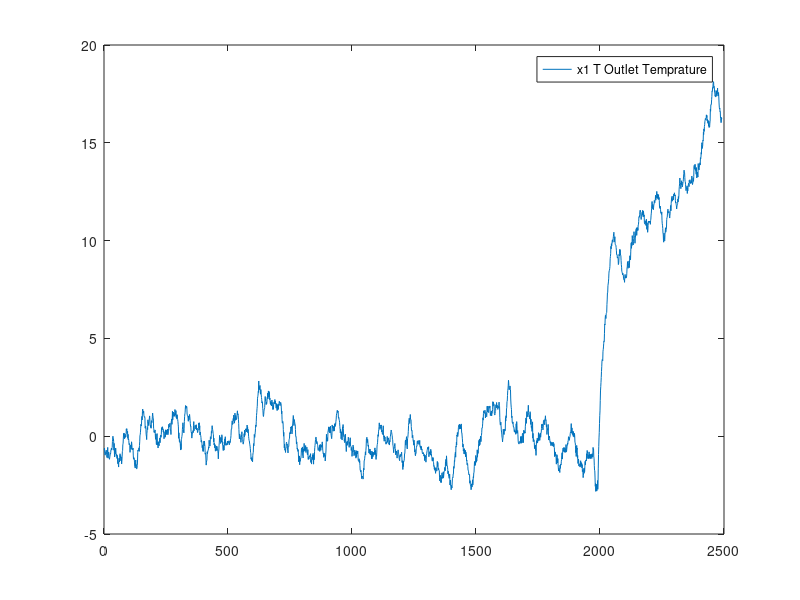
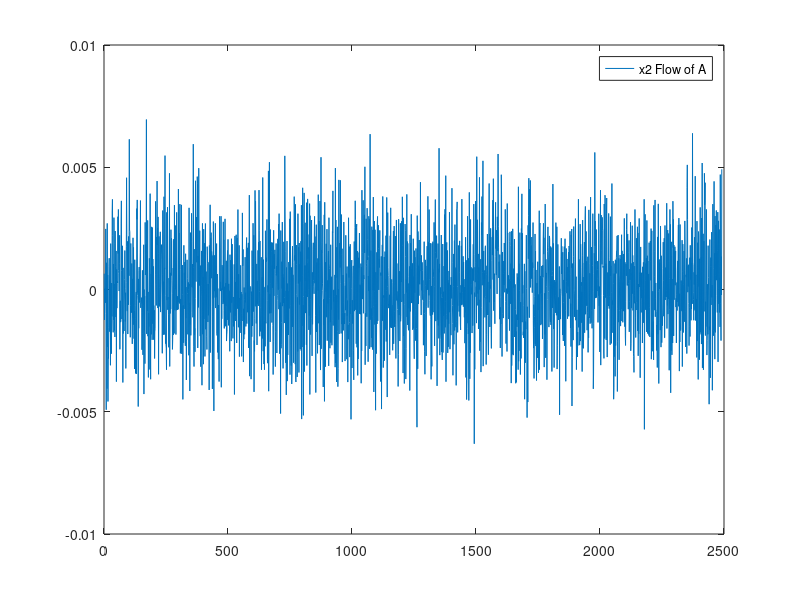
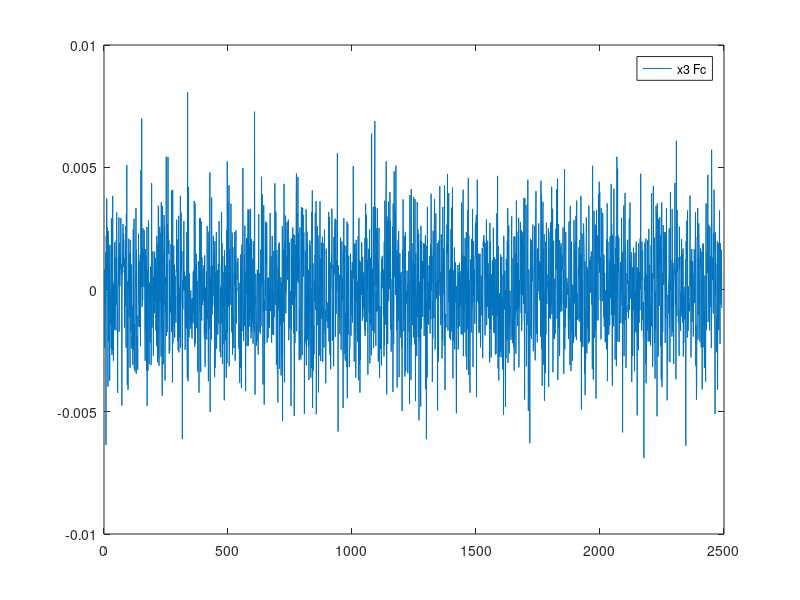
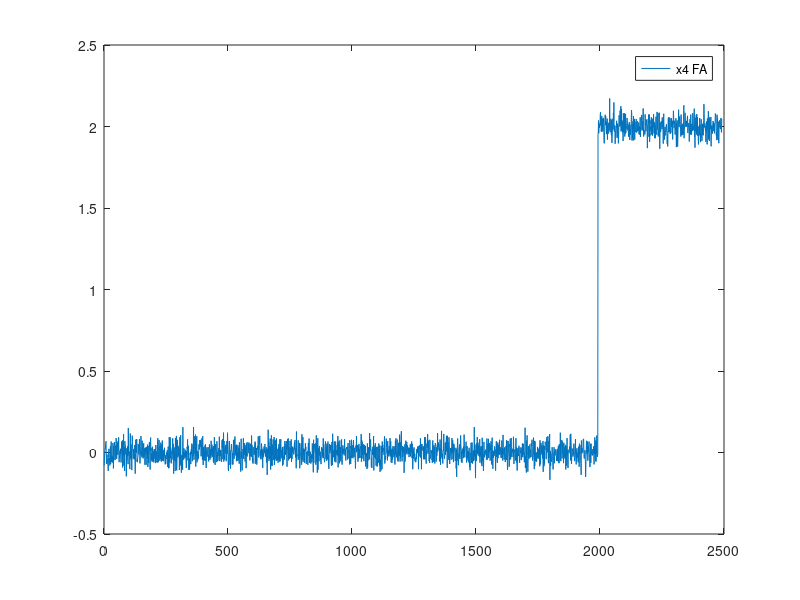

Write MATLAB code to recreate these figures, in order.
clc;clear all;close all;
%% Simulation for Continuous Stired Tank system
% Bahador Rashidi Feb 2017
%%
tf=25;
T=0.01;
N=ceil(tf/T);

%% Parameters


V=1;
ro=10^6;
ro_c=10^6;
E_R=8330.1;
Cp=1;
CPc=1;
b=0.5;
K0_initial=10^10;
a=1.678*10^6;
Delta_H=-1.3*10^7;
% F=1; %???

%% Initial Conditions
x1=zeros(1,N)+368.25;
x1d=zeros(1,N);
x2=zeros(1,N)+0.8;
x2d=zeros(1,N);
x3=zeros(1,N)+15;
x4=zeros(1,N)+0.1;
x5=zeros(1,N)+0.9;
x6=zeros(1,N)+365;
x7=zeros(1,N)+370;
x8=zeros(1,N)+19.1;
x9=zeros(1,N)+0.1;



a1=zeros(1,N);
a2=zeros(1,N);

time=[0,1*T,2*T,3*T];
int_e=zeros(1,N);
error=zeros(1,N);

D5=zeros(1,N);
D6=zeros(1,N);
D7=zeros(1,N);
D8=zeros(1,N);
D9=zeros(1,N);

e=normrnd(0,1,7,N);
mt=normrnd(0,1,9,N);

%%
i=1;
Ca0(i)=(x8(i)*x4(i) + x9(i)*x5(i))/(x4(i)+x5(i));
K0(i)=(1-i*(10^-4))*K0_initial;
x1d(1)=(1/(V*ro*Cp))* ( ro*Cp*(x4(i)+x5(i))*(x7(i)-x1(i)) - (x1(i)-x6(i))*(a2(i)*a*x3(i)^(b+1))/(x3(i)+(a2(i)*a*x3(i)^b)/(2*ro_c*(CPc))) + (-Delta_H)*V*a1(i)*K0_initial*exp((-E_R/x1(i)))*x2(i) );
x2d(i)=((x4(i)+x5(i))/V)*Ca0(i) - ((x4(i)+x5(i))/V)*x2(i) - K0(i)*exp((-E_R/x1(i)))*x2(i);
i=2;
Ca0(i)=(x8(i)*x4(i) + x9(i)*x5(i))/(x4(i)+x5(i));
K0(i)=(1-i*(10^-4))*K0_initial;
x1d(2)=(1/(V*ro*Cp))* ( ro*Cp*x4(i)*(x7(i)-x1(i)) - (x1(i)-x6(i))*(a2(i)*a*x3(i)^(b+1))/(x3(i)+(a2(i)*a*x3(i)^b)/(2*ro_c(CPc))) + (-Delta_H)*V*a1(i)*K0_initial*exp((-E_R/x1(i))) *x2(i));
x2d(i)=(x4(i)/V)*Ca0(i) - (x4(i)/V)*x2(i) - K0(i)*exp((-E_R/x1(i)))*x2(i);


for i=2:N
    
    time(i)=(i-1)*T;
    
    if i>2
    x1(i)=x1(i-1) + 3*T/2*x1d(i-1) -T/2*x1d(i-2); % T
    x2(i)=x2(i-1) + 3*T/2*x2d(i-1) -T/2*x2d(i-2); % Ca
    end
    
%     D5(i)=0.9*D5(i) + ((0.19*0.01)^0.5)*e(1,i);
%     D6(i)=0.9*D6(i) + ((0.475*0.1)^0.5)*e(2,i);
%     D7(i)=0.9*D7(i) + ((0.475*0.1)^0.5)*e(3,i);
%     D8(i)=0.9*D8(i) + ((0.475*0.1)^0.5)*e(4,i);
%     D9(i)=0.5*D9(i) + ((1.875*0.001)^0.5)*e(5,i);


    a1(i)=0.9*a1(i-1)+ e(6,i)*(0.19*0.01)^(0.5);
    a2(i)=0.95*a2(i-1)+ e(7,i)*(0.0975*0.01)^(0.5);

    x1(i) =  x1(i) + ((4*10^(-4))^0.5)*mt(1,i); 
    x2(i) =  x2(i) + ((2.5*10^(-5))^0.5)*mt(2,i); 
    x3(i) =  x3(i) + ((1*10^(-2))^0.5)*mt(3,i); % Fc   %feed concentration?
    x4(i) =  x4(i) + ((4*10^(-6))^0.5)*mt(4,i); % Fa
    
    x5(i) = x5(i) + ((4*10^(-6))^0.5)*mt(5,i) + D5(i); % Fs
    x6(i) = x6(i) + ((2.5*10^(-3))^0.5)*mt(6,i) + D6(i); % Tc 
    x7(i) = x7(i) + ((2.5*10^(-3))^0.5)*mt(7,i) + D7(i); % T0
    x8(i) = x8(i) + ((1*10^(-2))^0.5)*mt(8,i) + D8(i); % Caa
    x9(i) = x9(i) + ((2.5*10^(-5))^0.5)*mt(9,i) + D9(i); % Cas
    
   
    
    %% FAult introduction to the system
    
    if i>2000
    x6(i) = x6(i)+2;
    end
% %     
%     if i>2000
%         x7(i) = x7(i) + 5;
%     end

%       if i>2000
%         x4(i) = x4(i) + 0.09;
%         x5(i) = x5(i) - 0.09;
%     end
        
    
    %% Controller
    error(i)=x1(i)-368.25;
    if i>2
    int_e(i)=int_e(i-1) + 3*T/2*error(i-1) - T/2*error(i-2);
    end
    KP=5;
    KI=2.5;
    controller_input(i) = KP*error(i)+ KI*int_e(i);
     
    x3(i) =x3(i)+ controller_input(i);
    if (x3(i)<=0.001)
    x3(i)=0.001;
    end

    
    %% Dynamic Relations
     Ca0(i)=(x8(i) * x4(i) + x9(i) * x5(i)) / (x4(i) + x5(i));
    
    K0(i)=(1-i*(3*10^-4)*0.01)*K0_initial;
   
    x1d(i)=(1/(V*ro*Cp))* ( ro*Cp*(x4(i)+x5(i))*(x7(i)-x1(i))...
        - (x1(i)-x6(i))*((1+a2(i))*a*x3(i)^(b+1))/(x3(i)+((1+a2(i))...
        *a*x3(i)^b)/(2*ro_c*(CPc))) + (-Delta_H)*V*(1+a1(i))...
        *K0(i)*exp((-E_R/x1(i)))*x2(i) );
    
    x2d(i)=((x4(i)+x5(i))/V)*Ca0(i) - ((x4(i)+x5(i))/V)*x2(i) - K0(i)*exp((-E_R/x1(i)))*x2(i);

    X(:,i)=[x3(i);x4(i);x5(i);x6(i);x7(i);x8(i);x9(i)];
    Y(:,i)=[x1(i);x2(i)];
end
X=X(:,10:end)-[15;0.1;0.9;365;370;19.1;0.1]*ones(1,size(X,2)-9);
%X=X(:,10:end);
Y=Y(:,10:end)-[368.25;0.8]*ones(1,size(Y,2)-9);
%%
figure()
plot(X(1,:))
legend('x1 T Outlet Temprature')
figure()
plot(X(2,:))
legend('x2 Flow of A')
figure()
plot(X(3,:))%;hold on;plot(time,controller_input)
legend('x3 Fc','controller_input')
figure()
plot(X(4,:))
legend('x4 FA')
figure()
plot(X(5,:))
legend('x5 Fs')
figure()
plot(X(6,:))
legend('x6 Tc')
figure()
plot(X(7,:))
legend('x7 To')
figure()
plot(Y(1,:));
figure()
plot(Y(2,:));


